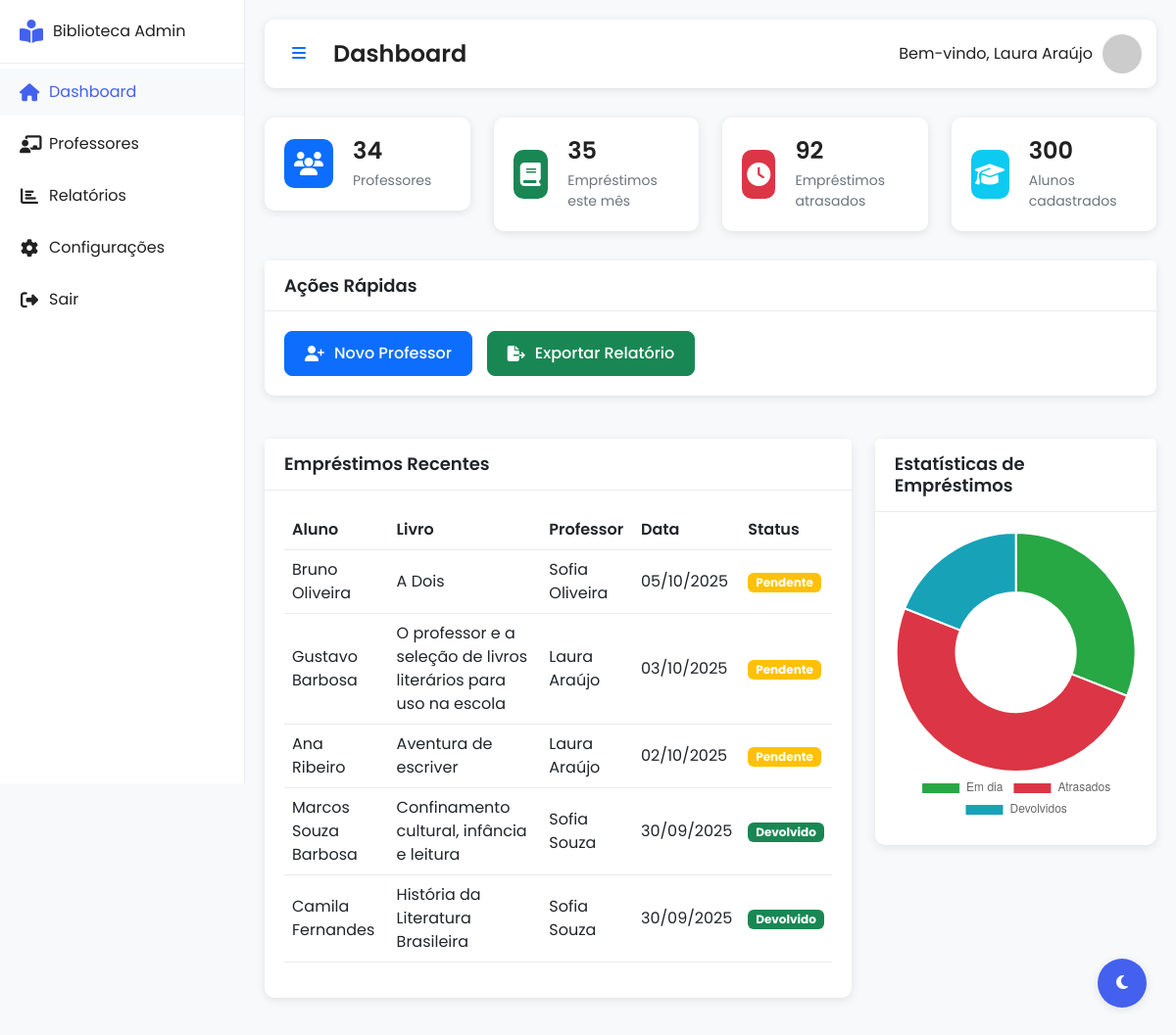
The app's page /frontend/admin/dashboard.php (signed in) with its own data.
### tables this page shows
CREATE TABLE `emprestimos` (
  `id` int(11) NOT NULL,
  `aluno_id` int(11) NOT NULL,
  `livro_id` int(11) NOT NULL,
  `data_emprestimo` date NOT NULL,
  `data_devolucao` date DEFAULT NULL,
  `devolvido` tinyint(1) NOT NULL,
  `professor_id` int(11) NOT NULL
);

CREATE TABLE `alunos` (
  `id` int(11) NOT NULL,
  `nome` varchar(255) NOT NULL,
  `serie` varchar(50) NOT NULL,
  `email` varchar(255) NOT NULL,
  `professor_id` int(11) NOT NULL
);

CREATE TABLE `livros` (
  `id` int(11) NOT NULL,
  `titulo` varchar(255) NOT NULL,
  `autor` varchar(255) NOT NULL,
  `isbn` varchar(20) DEFAULT NULL,
  `capa_url` varchar(700) DEFAULT NULL,
  `descricao` text DEFAULT NULL,
  `categoria` varchar(100) DEFAULT NULL,
  `ano_publicacao` varchar(4) NOT NULL,
  `genero` varchar(100) NOT NULL,
  `quantidade` int(100) NOT NULL,
  `preview_link` varchar(255) DEFAULT NULL
);

CREATE TABLE `professores` (
  `id` int(11) NOT NULL,
  `nome` varchar(100) NOT NULL,
  `email` varchar(100) NOT NULL,
  `cpf` varchar(14) NOT NULL,
  `senha` varchar(255) NOT NULL,
  `data_cadastro` datetime DEFAULT current_timestamp(),
  `ultimo_login` datetime DEFAULT NULL,
  `ativo` tinyint(1) DEFAULT 1,
  `admin` tinyint(1) DEFAULT 0
);

### frontend/admin/dashboard.php (the view, shortened to what this page needs)
<?php
require_once '../../includes/conn.php';
$stmt = $conn->prepare("
    SELECT
        (SELECT COUNT(*) FROM professores) as total_professores,
        (SELECT COUNT(*) FROM emprestimos WHERE MONTH(data_emprestimo) = MONTH(CURRENT_DATE())) as emprestimos_mes,
        (SELECT COUNT(*) FROM emprestimos WHERE data_devolucao < CURRENT_DATE() AND devolvido = 0) as emprestimos_atrasados,
        (SELECT COUNT(*) FROM alunos) as total_alunos
");
$stmt->execute();
$stats = $stmt->get_result()->fetch_assoc();
$stmt = $conn->prepare("
    SELECT e.*, a.nome as aluno_nome, l.titulo as livro_titulo, p.nome as professor_nome
    FROM emprestimos e
    JOIN alunos a ON e.aluno_id = a.id
    JOIN livros l ON e.livro_id = l.id
    JOIN professores p ON e.professor_id = p.id
    ORDER BY e.data_emprestimo DESC
    LIMIT 5
");
$stmt->execute();
$emprestimos_recentes = $stmt->get_result();
?>
<!DOCTYPE html>
<html lang="pt" data-theme="light">
<head>
    <link href="https://cdn.jsdelivr.net/npm/bootstrap@5.3.0/dist/css/bootstrap.min.css" rel="stylesheet">
    <link rel="stylesheet" href="https://cdnjs.cloudflare.com/ajax/libs/font-awesome/6.4.0/css/all.min.css">
    <link rel="stylesheet" href="https://cdn.jsdelivr.net/npm/chart.js@3.7.0/dist/chart.min.css">
    <link rel="stylesheet" href="css/admin.css">
</head>
<body>
    <div class="sidebar">
        <div class="sidebar-header">
            <i class="fas fa-book-reader"></i>
            <span>Biblioteca Admin</span>
        </div>
        <nav class="sidebar-nav">
            <ul>
                <li class="active">
                    <a href="dashboard.php">
                        <i class="fas fa-home"></i>
                        <span>Dashboard</span>
                    </a>
                </li>
                <li>
                    <a href="professores.php">
                        <i class="fas fa-chalkboard-teacher"></i>
                        <span>Professores</span>
                    </a>
                </li>
                <li>
                    <a href="relatorios.php">
                        <i class="fas fa-chart-bar"></i>
                        <span>Relatórios</span>
                    </a>
                </li>
                <li>
                    <a href="configuracoes.php">
                        <i class="fas fa-cog"></i>
                        <span>Configurações</span>
                    </a>
                </li>
                <li>
                    <a href="../logout.php">
                        <i class="fas fa-sign-out-alt"></i>
                        <span>Sair</span>
                    </a>
                </li>
            </ul>
        </nav>
    </div>
    <div class="main-content">
        <header class="content-header">
            <div class="header-left">
                <button id="sidebarToggle" class="btn btn-link">
                    <i class="fas fa-bars"></i>
                </button>
                <h1>Dashboard</h1>
            </div>
            <div class="header-right">
                <div class="admin-info">
                    <span>Bem-vindo, <?php echo htmlspecialchars($_SESSION['professor_nome']); ?></span>
                    <img src="https://ui-avatars.com/api/?name=<?php echo urlencode($_SESSION['professor_nome']); ?>&background=random" alt="Admin" class="admin-avatar">
                </div>
            </div>
        </header>
        <div class="row stats-cards">
            <div class="col-md-3">
                <div class="stats-card">
                    <div class="stats-icon bg-primary">
                        <i class="fas fa-users"></i>
                    </div>
                    <div class="stats-info">
                        <h3><?php echo $stats['total_professores']; ?></h3>
                        <p>Professores</p>
                    </div>
                </div>
            </div>
            <div class="col-md-3">
                <div class="stats-card">
                    <div class="stats-icon bg-success">
                        <i class="fas fa-book"></i>
                    </div>
                    <div class="stats-info">
                        <h3><?php echo $stats['emprestimos_mes']; ?></h3>
                        <p>Empréstimos este mês</p>
                    </div>
                </div>
            </div>
            <div class="col-md-3">
                <div class="stats-card">
                    <div class="stats-icon bg-danger">
                        <i class="fas fa-clock"></i>
                    </div>
                    <div class="stats-info">
                        <h3><?php echo $stats['emprestimos_atrasados']; ?></h3>
                        <p>Empréstimos atrasados</p>
                    </div>
                </div>
            </div>
            <div class="col-md-3">
                <div class="stats-card">
                    <div class="stats-icon bg-info">
                        <i class="fas fa-graduation-cap"></i>
                    </div>
                    <div class="stats-info">
                        <h3><?php echo $stats['total_alunos']; ?></h3>
                        <p>Alunos cadastrados</p>
                    </div>
                </div>
            </div>
        </div>
        <div class="row mb-4">
            <div class="col-md-12">
                <div class="card">
                    <div class="card-header">
                        <h5 class="card-title">Ações Rápidas</h5>
                    </div>
                    <div class="card-body">
                        <div class="quick-actions">
                            <a href="professores.php" class="btn btn-primary">
                                <i class="fas fa-user-plus"></i>
                                Novo Professor
                            </a>
                            <a href="relatorios.php?type=emprestimos" class="btn btn-success">
                                <i class="fas fa-file-export"></i>
                                Exportar Relatório
                            </a>
                        </div>
                    </div>
                </div>
            </div>
        </div>
        <div class="row">
            <div class="col-md-8">
                <div class="card">
                    <div class="card-header">
                        <h5 class="card-title">Empréstimos Recentes</h5>
                    </div>
                    <div class="card-body">
                        <div class="table-responsive">
                            <table class="table">
                                <thead>
                                    <tr>
                                        <th>Aluno</th>
                                        <th>Livro</th>
                                        <th>Professor</th>
                                        <th>Data</th>
                                        <th>Status</th>
                                    </tr>
                                </thead>
                                <tbody>
                                    <?php while ($emp = $emprestimos_recentes->fetch_assoc()): ?>
                                        <tr>
                                            <td><?php echo htmlspecialchars($emp['aluno_nome']); ?></td>
                                            <td><?php echo htmlspecialchars($emp['livro_titulo']); ?></td>
                                            <td><?php echo htmlspecialchars($emp['professor_nome']); ?></td>
                                            <td><?php echo date('d/m/Y', strtotime($emp['data_emprestimo'])); ?></td>
                                            <td>
                                                <?php if ($emp['devolvido']): ?>
                                                    <span class="badge bg-success">Devolvido</span>
                                                <?php else: ?>
                                                    <span class="badge bg-warning">Pendente</span>
                                                <?php endif; ?>
                                            </td>
                                        </tr>
                                    <?php endwhile; ?>
                                </tbody>
                            </table>
                        </div>
                    </div>
                </div>
            </div>
            <div class="col-md-4">
                <div class="card">
                    <div class="card-header">
                        <h5 class="card-title">Estatísticas de Empréstimos</h5>
                    </div>
                    <div class="card-body">
                        <canvas id="emprestimosChart"></canvas>
                    </div>
                </div>
            </div>
        </div>
    </div>
    <button class="theme-toggle" id="themeToggle">
        <i class="fas fa-moon" id="themeIcon"></i>
    </button>
    <script>
        // Theme Toggle
        const themeToggle = document.getElementById('themeToggle');
        const themeIcon = document.getElementById('themeIcon');
        const html = document.documentElement;
        // Check for saved theme
        const savedTheme = localStorage.getItem('theme') ||
            (window.matchMedia('(prefers-color-scheme: dark)').matches ? 'dark' : 'light');
        html.setAttribute('data-theme', savedTheme);
        updateThemeIcon(savedTheme);
        themeToggle.addEventListener('click', () => {
            const currentTheme = html.getAttribute('data-theme');
            const newTheme = currentTheme === 'light' ? 'dark' : 'light';
            html.setAttribute('data-theme', newTheme);
            localStorage.setItem('theme', newTheme);
            updateThemeIcon(newTheme);
        });
        function updateThemeIcon(theme) {
            themeIcon.className = theme === 'dark' ? 'fas fa-sun' : 'fas fa-moon';
        }
        // Sidebar Toggle
        document.getElementById('sidebarToggle').addEventListener('click', function() {
            document.querySelector('.sidebar').classList.toggle('collapsed');
            document.querySelector('.main-content').classList.toggle('expanded');
        });
        // Chart
        const ctx = document.getElementById('emprestimosChart').getContext('2d');
        new Chart(ctx, {
            type: 'doughnut',
            data: {
                labels: ['Em dia', 'Atrasados', 'Devolvidos'],
                datasets: [{
                    data: [
                        <?php echo $stats['emprestimos_mes'] - $stats['emprestimos_atrasados']; ?>,
                        <?php echo $stats['emprestimos_atrasados']; ?>,
                        <?php echo $stats['emprestimos_mes']; ?>
                    ],
                    backgroundColor: [
                        '#28a745',
                        '#dc3545',
                        '#17a2b8'
                    ]
                }]
            },
            options: {
                responsive: true,
                maintainAspectRatio: false,
                plugins: {
                    legend: {
                        position: 'bottom'
                    }
                }
            }
        });
    </script>
</body>
</html>

### frontend/admin/css/admin.css (style rules this page uses)
:root { --primary-color: #4361ee; --primary-hover: #3a56d4; --secondary-color: #f0f4f8; --text-color: #212121; --card-bg: #ffffff; --body-bg: #f8f9fa; --sidebar-bg: #ffffff; --sidebar-color: #212121; --sidebar-hover: #f8f9fa; --header-bg: #ffffff; --shadow-color: rgba(0, 0, 0, 0.1); --border-color: #e9ecef; }
body { font-family: 'Poppins', sans-serif; background-color: var(--body-bg); color: var(--text-color); transition: all 0.3s ease; margin: 0; padding: 0; }
.sidebar { position: fixed; left: 0; top: 0; height: 100vh; width: 250px; background-color: var(--sidebar-bg); border-right: 1px solid var(--border-color); transition: all 0.3s ease; z-index: 1000; }
.sidebar-header { padding: 20px; display: flex; align-items: center; gap: 10px; border-bottom: 1px solid var(--border-color); }
.sidebar-header i { font-size: 24px; color: var(--primary-color); }
.sidebar-nav ul { list-style: none; padding: 0; margin: 0; }
.sidebar-nav li { margin: 5px 0; }
.sidebar-nav a { display: flex; align-items: center; padding: 12px 20px; color: var(--sidebar-color); text-decoration: none; transition: all 0.3s ease; gap: 10px; }
.sidebar-nav a:hover, .sidebar-nav li.active a { background-color: var(--sidebar-hover); color: var(--primary-color); }
.sidebar-nav i { font-size: 18px; width: 20px; text-align: center; }
.main-content { margin-left: 250px; padding: 20px; transition: all 0.3s ease; }
.content-header { display: flex; justify-content: space-between; align-items: center; margin-bottom: 30px; padding: 15px; background-color: var(--header-bg); border-radius: 10px; box-shadow: 0 2px 10px var(--shadow-color); }
.header-left { display: flex; align-items: center; gap: 15px; }
.header-left h1 { margin: 0; font-size: 24px; font-weight: 600; }
.admin-info { display: flex; align-items: center; gap: 10px; }
.admin-avatar { width: 40px; height: 40px; border-radius: 50%; }
.stats-cards { margin-bottom: 30px; }
.stats-card { background-color: var(--card-bg); border-radius: 10px; padding: 20px; display: flex; align-items: center; gap: 20px; box-shadow: 0 2px 10px var(--shadow-color); transition: transform 0.3s ease; }
.stats-icon { width: 50px; height: 50px; border-radius: 10px; display: flex; align-items: center; justify-content: center; font-size: 24px; color: white; }
.stats-info h3 { margin: 0; font-size: 24px; font-weight: 600; }
.stats-info p { margin: 5px 0 0; color: #6c757d; font-size: 14px; }
.card { background-color: var(--card-bg); border: none; border-radius: 10px; box-shadow: 0 2px 10px var(--shadow-color); margin-bottom: 20px; }
.card-header { background-color: var(--card-bg); border-bottom: 1px solid var(--border-color); padding: 15px 20px; }
.card-title { margin: 0; font-size: 18px; font-weight: 600; }
.card-body { padding: 20px; }
.quick-actions { display: flex; gap: 15px; flex-wrap: wrap; }
.quick-actions .btn { display: flex; align-items: center; gap: 10px; padding: 10px 20px; border-radius: 8px; font-weight: 500; }
.table { color: var(--text-color); }
.table th { border-bottom-color: var(--border-color); font-weight: 600; }
.table td { border-bottom-color: var(--border-color); vertical-align: middle; }
.theme-toggle { position: fixed; bottom: 30px; right: 30px; width: 50px; height: 50px; border-radius: 50%; background-color: var(--primary-color); color: white; border: none; box-shadow: 0 2px 10px var(--shadow-color); cursor: pointer; transition: all 0.3s ease; z-index: 1000; }
.stats-card, .card { animation: fadeIn 0.5s ease forwards; }

### records on screen
emprestimos: aluno.nome "Bruno Oliveira", livro.titulo "A Dois", professor.nome "Sofia Oliveira", data_emprestimo "05/10/2025", devolvido "Pendente"
emprestimos: aluno.nome "Gustavo Barbosa", livro.titulo "O professor e a seleção de livros literários para uso na escola", professor.nome "Laura Araújo", data_emprestimo "03/10/2025", devolvido "Pendente"
emprestimos: aluno.nome "Ana Ribeiro", livro.titulo "Aventura de escriver", professor.nome "Laura Araújo", data_emprestimo "02/10/2025", devolvido "Pendente"
emprestimos: aluno.nome "Marcos Souza Barbosa", livro.titulo "Confinamento cultural, infância e leitura", professor.nome "Sofia Souza", data_emprestimo "30/09/2025", devolvido "Devolvido"
emprestimos: aluno.nome "Camila Fernandes", livro.titulo "História da Literatura Brasileira", professor.nome "Sofia Souza", data_emprestimo "30/09/2025", devolvido "Devolvido"

### other values on screen
$_SESSION['professor_nome'] "Laura Araújo"
$stats['total_professores'] "34"
$stats['emprestimos_mes'] "35"
$stats['emprestimos_atrasados'] "92"
$stats['total_alunos'] "300"
chart data {{ $stats['emprestimos_mes'] - $stats['emprestimos_atrasados'] }} -57
chart data {{ $stats['emprestimos_atrasados'] }} 92
chart data {{ $stats['emprestimos_mes'] }} 35
